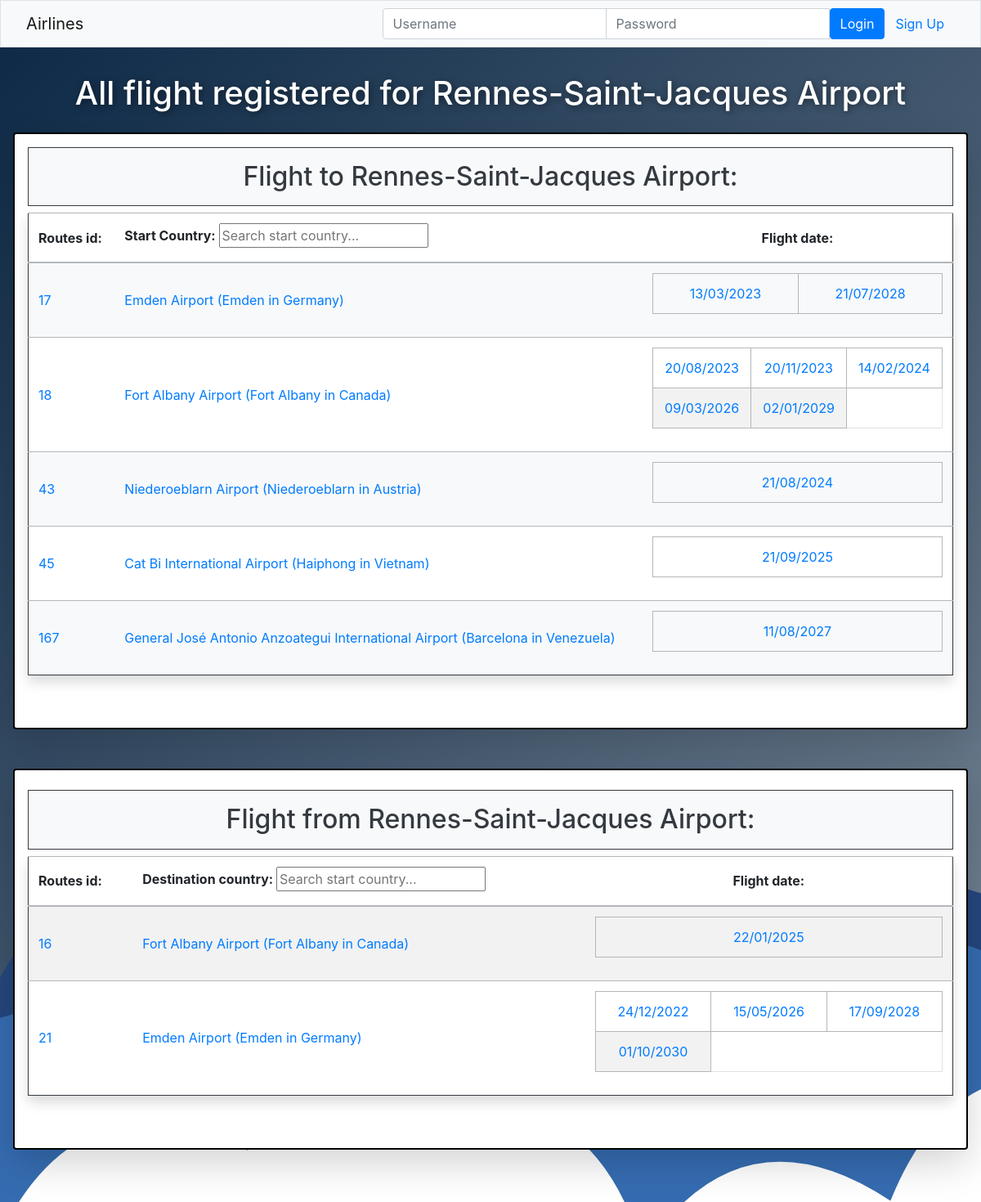
Before: /airline/airport/1415 with the older database file.
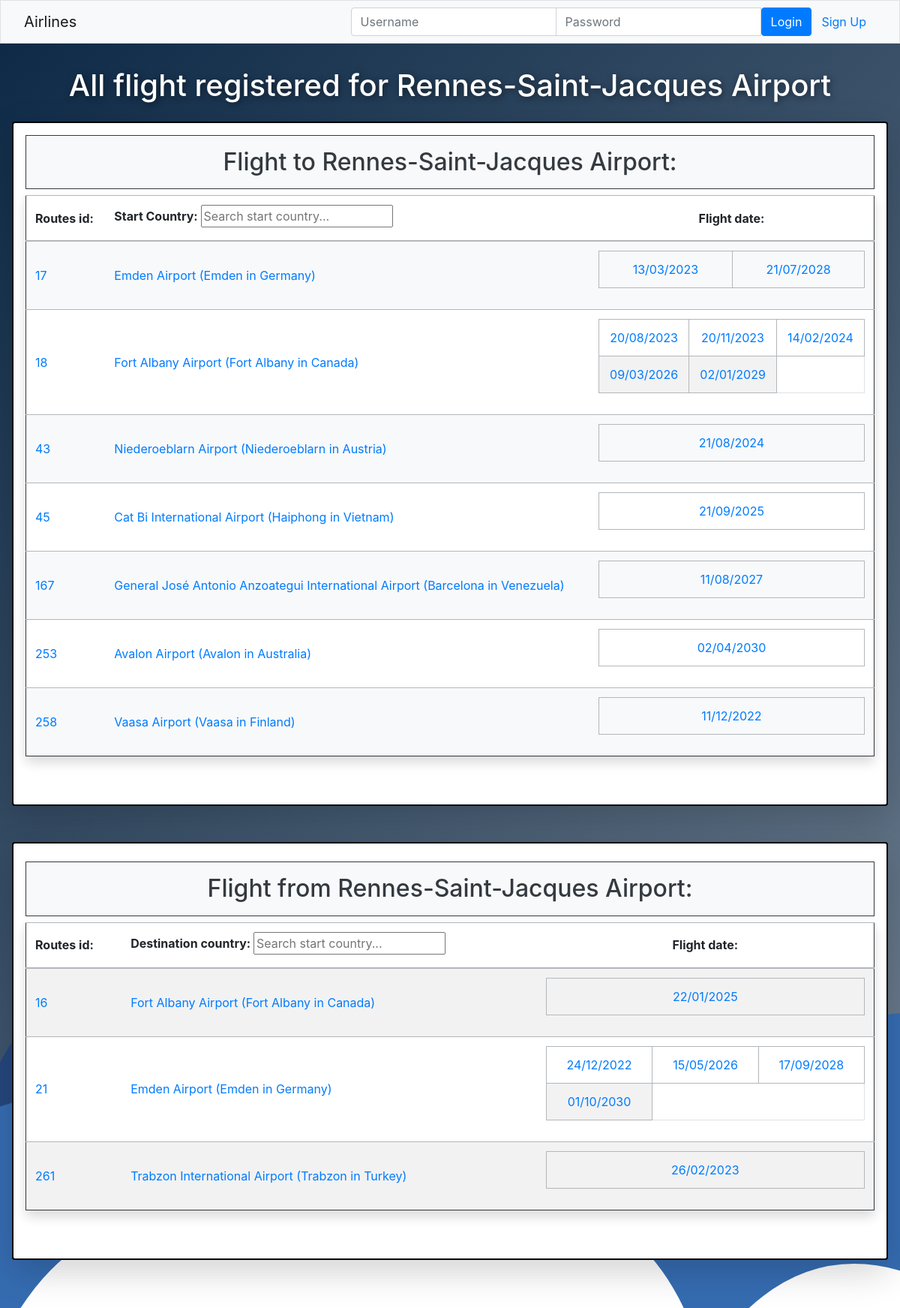
After: the same page with the newer database file.
### airline/models.py (models this page shows, shortened)
class Airport(models.Model):
    airport_id = models.IntegerField(primary_key=True)
    name = models.CharField(max_length=100)
    city = models.CharField(max_length=100)
    country = models.CharField(max_length=100)
    latitude = models.FloatField()
    longitude = models.FloatField()
    departures = models.ManyToManyField(
        "Flight", related_name="departure_airports", blank=True
    )
    arrivals = models.ManyToManyField(
        "Flight", related_name="arrival_airports", blank=True
    )
    def __str__(self):
        return f"{self.name}"

class Route(models.Model):
    start = models.ForeignKey(
        Airport, on_delete=models.CASCADE, related_name="departure_routes"
    )
    destination = models.ForeignKey(
        Airport, on_delete=models.CASCADE, related_name="arrival_routes"
    )
    flights = models.ManyToManyField(Flight, related_name="routes")
    def __str__(self):
        return f"{self.id}"

class Flight(models.Model):
    start = models.ForeignKey(
        Airport, on_delete=models.CASCADE, related_name="departure_flights"
    )
    destination = models.ForeignKey(
        Airport, on_delete=models.CASCADE, related_name="arrival_flights"
    )
    date = models.DateTimeField()
    passengers = models.ManyToManyField(
        "Passager", related_name="flight_passager", blank=True
    )

### airline/views.py (the view)
# urls.py: path("airport/<int:airport_id>", views.airport, name="airport"),
def airport(request, airport_id):
    airport = get_object_or_404(Airport, pk=airport_id)
    map = map_creator.create_map(airport)
    context = {
        "airport": airport,
        "map": map._repr_html_(),
        "countries": Airport.objects.values_list("country", flat=True).distinct(),
    }
    return render(request, template_name="airline/airport.html", context=context)

### airline/map_creator.py (called while the page is built, shortened)
def create_map(airport_start, airport_dest=None):
    map = folium.Map(
        location=[airport_start.latitude, airport_start.longitude],
        zoom_start=10,
        height=250,
    )
    folium.Marker(
        location=[airport_start.latitude, airport_start.longitude],
        popup=airport_start.name,
        icon=folium.Icon(color="green"),
    ).add_to(map)
    return map

### airline/templates/airline/airport.html (shortened to what this page needs)
{% extends "airline/index.html" %}
{% block content %}
<div class="p-3 bg-info text-white text-center airport-main background ">
    <h1 class="text-shadow airport-title banner-text">
        All flight registered for {{airport}}
    </h1>
    <div class="shadow-lg p-3 mb-5 bg-white rounded airport-border">
        <table id="route_table1" class="table table-striped table-secondary border border-dark shadow p-3 mb-5 bg-white rounded airport-container-title" >
            <thead>
                <h2 class="p-3 mt-0 bg-light text-dark text-center border border-dark">Flight to {{airport}}:</h2>
                <tr class="text-left">
                    <th>Routes id: </th>
                    <th><label for="start2">Start Country: </label>
                        {% if countries|length > 5 %}
                            <input type="text" id="start2" placeholder="Search start country...">
                        {% endif %}
                    </th>
                    <th class="text-center">Flight date: </th>
                </tr>
            </thead>
            <tbody id="route-table-body">
                {% if airport.arrival_routes.all %}
                    {% for route in airport.arrival_routes.all|dictsort:"id" %}
                        <tr class="text-left" data-start2="{{route.start.country}}" data-destination2="{{route.destination.country}}" data-date="#">
                            <td><a href="/airline/routes/{{route}}">{{ route }}</a></td>
                            <td>
                                {% with start=route.flights.first %}
                                    <a href="{{start.start.airport_id}}">{{ start.start}} ({{start.start.city}} in {{start.start.country}})</a>
                                {% endwith %}
                            </td>
                            <td>
                                <table id="flight_date" class="table table-bordered align-middle">
                                    <tr>
                                        {% for flight in route.flights.all|dictsort:"date" %}
                                            {% if forloop.counter <= 5 %}
                                                {% if forloop.counter0|divisibleby:3 %}
                                                    </tr><tr>
                                                {% endif %}
                                                <td class="align-middle text-center"><a href=/airline/flight/{{flight.id}}>{{ flight.date|date:"d/m/Y" }}</a></td>
                                            {% elif forloop.counter == 6 %}
                                                <td colspan="3" class="align-middle text-center"><a href=/airline/routes/{{route.id}}>and {{ route.flights.all|length|add:-5 }} more...</a></td>
                                            {% endif %}
                                        {% endfor %}
                                    </tr>
                                </table>
                            </td>
                        </tr>
                    {% endfor %}
                {% else %}
                    <tr><td>No flight to this airport</td></tr>
                {% endif %}
            </tbody>
        </table>
    </div>
    <div class="shadow-lg p-3 mb-5 bg-white rounded airport-border">
        <table id ="route-table2" class="table table-striped table-secondary border border-dark shadow p-3 mb-5 bg-white rounded">
            <thead>
                <h2 class="p-3 mt-2 bg-light text-dark border border-dark ">Flight from {{airport}}:</h2>
                <tr class="text-left">
                    <th>Routes id: </th>
                    <th><label for="destination1">Destination country: </label>
                        {% if countries|length > 5 %}
                            <input type="text" id="destination1" placeholder="Search start country...">
                        {% endif %}
                    </th>
                    <th class="text-center">Flight date: </th>
                </tr>
            </thead>
            <tbody id="route-table-body1">
                {% if airport.departure_routes.all %}
                    {% for route in airport.departure_routes.all|dictsort:"id" %}
                    <tr class="text-left" data-start1="{{route.start.country}}" data-destination1="{{route.destination.country}}" data-date1="#">
                        <td><a href="/airline/routes/{{route}}">{{ route }}</a></td>
                        <td>
                            {% with destination=route.flights.first %}
                            <a href="{{destination.destination.airport_id}}">{{ destination.destination}} ({{destination.destination.city}} in {{destination.destination.country}})</a>
                            {% endwith %}
                        </td>
                        <td>
                            <table id="flight_date1" class="table table-bordered align-middle">
                                <tr>
                                    {% for flight in route.flights.all|dictsort:"date" %}
                                        {% if forloop.counter <= 5 %}
                                            {% if forloop.counter0|divisibleby:3 %}</tr><tr>{% endif %}
                                            <td class="align-middle text-center"><a href=/airline/flight/{{flight.id}}>{{ flight.date|date:"d/m/Y" }}</a></td>
                                        {% elif forloop.counter == 6 %}
                                            <td colspan="3" class="align-middle text-center"><a href=/airline/routes/{{route.id}}>and {{ route.flights.all|length|add:-5 }} more...</a></td>
                                        {% endif %}
                                    {% endfor %}
                                </tr>
                            </table>
                        </td>
                    </tr>
                    {% endfor %}
                {% else %}
                    <tr><td>No flight from this airport</td></tr>
                {% endif %}
            </tbody>
        </table>
    </div>
</div>
{% endblock %}

### airline/templates/airline/index.html (shortened to what this page needs)
<!DOCTYPE html>
<html lang="en">
<head>
    {% load static %}
    <link rel="stylesheet" href="https://maxcdn.bootstrapcdn.com/bootstrap/4.5.2/css/bootstrap.min.css">
    <link rel="stylesheet" type="text/css" href="/static/airline/styles.css">
</head>
<body>
    <nav class="navbar navbar-light bg-light border">
        <div class="container-fluid">
            <div class="navbar-header">
                    <a class="navbar-brand" href="{% url 'airline:main' %}">Airlines</a>
            </div>
            <ul class="nav navbar-nav navbar-right">
                {% if user.is_authenticated %}
                <li>
                  {% for passager in user.passager_user.all %}
                    <a class="btn btn-link" href="/airline/passager/{{passager.id}}">{{ user.first_name }} {{ user.last_name }}</a>
                  {% endfor %}
                  {% if user.groups.all.0.name == "Staff" or request.user.is_superuser  %}
                    <a class="btn btn-link" href="/admin">{{user}}</a>
                    <a class="btn btn-link" href="/airline/add_data">Add data</a>
                  {% endif %}
                  <a class="btn btn-link" href="{% url 'user:logout' %}">Logout</a>
                </li>
                {% else %}
                <li>
                    <form class="form-inline" action="{% url 'user:login' %}" method="post">
                        <div class="input-group">
                            <input type="text" class="form-control" placeholder="Username" name="username" >
                            <input type="password" class="form-control" placeholder="Password" name="psw" >
                            <button class="btn btn-primary" type="submit">Login</button>
                            <a class="btn btn-link" href="{% url 'user:registration' %}">Sign Up</a>
                        </div>
                    </form>
                </li>
                {% endif %}
            </ul>
        </div>
    </nav>
{% block content %}
{% endblock %}
</html>

### airline/static/airline/styles.css (style rules this page uses)
th, td { vertical-align: middle !important; }
.background { background-size: cover; }
.banner-text { text-shadow: 2px 2px 4px rgba(0, 0, 0, 1); padding: 1rem; color: white; }
.airport-main { position: absolute; width: 100%; }
.airport-title { text-shadow: 0.1rem 0.1rem 0.5rem rgba(0, 0, 0, 0.5); }
.airport-border { border-width: 2px; border-style: solid; border-color: black; overflow-x: auto; }
.airport-container-title { overflow-x: auto; }

Changed rows visible on the page:
added Route: id "253", flights.first.start "Avalon Airport", flights.first.start.city "Avalon", flights.first.start.country "Australia", shown under "Flight to Rennes-Saint-Jacques Airport:"
added Flight: date "02/04/2030", shown under "253"
added Route: id "258", flights.first.start "Vaasa Airport", flights.first.start.city "Vaasa", flights.first.start.country "Finland", shown under "Flight to Rennes-Saint-Jacques Airport:"
added Flight: date "11/12/2022", shown under "258"
added Route: id "261", flights.first.destination "Trabzon International Airport", flights.first.destination.city "Trabzon", flights.first.destination.country "Turkey", shown under "Flight from Rennes-Saint-Jacques Airport:"
added Flight: date "26/02/2023", shown under "261"
